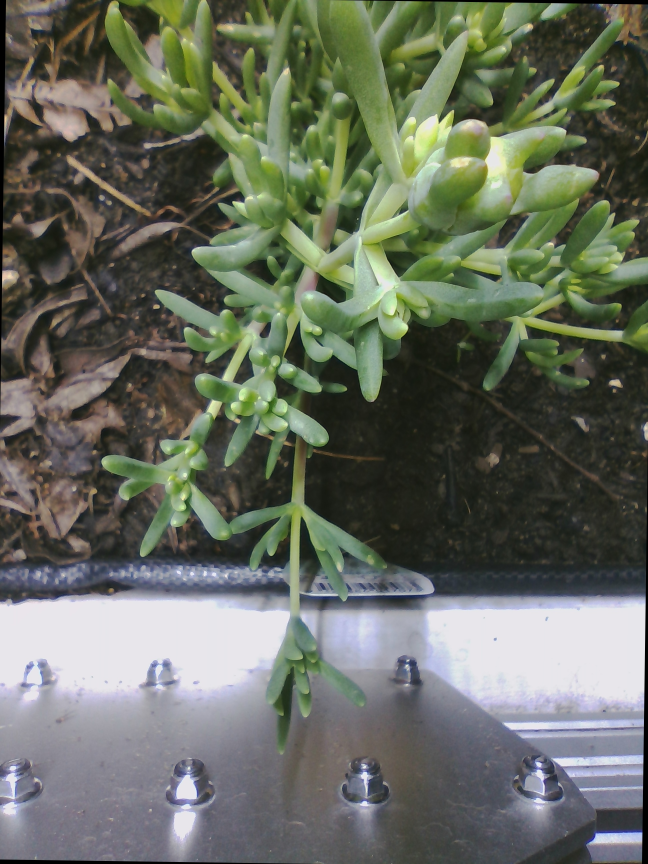
#> input picture source/513126.jpg, 1944 x 2592 px, given as the content of the folder c:/Users/Owner/Desktop/imagetest, which was not available (shown at 1/3 size)
$ python isolatePlants.py --image source/513126.jpg
#> lines starting #> are read from the running program, lines starting #| are printed output that depends on the picture; after the words box and inside, x2 and y2 are one past the last pixel; in counts of white or black regions, pixels touching at a corner belong together; pictures that were not available may be replaced by others from this repository, and a replacement may not be noted
import os
import os.path
from PIL import Image
import numpy as np
import argparse
import cv2
import hashlib
import random

#Del this file soon

def getGreen(img):
    # construct the argument parse and parse the arguments
    ap = argparse.ArgumentParser()
    ap.add_argument("-i", "--image", help = "./source/513108.jpg")
    args = vars(ap.parse_args())
    # load the image
    image = cv2.imread(img)


    # define the list of boundaries
    boundaries = [
        ([0, 102, 0], [221, 255, 204])
    ]

    # loop over the boundaries
    for (lower, upper) in boundaries:
        # create NumPy arrays from the boundaries
        lower = np.array(lower, dtype = "uint8")
        upper = np.array(upper, dtype = "uint8")
        # find the colors within the specified boundaries and apply
        # the mask
        mask = cv2.inRange(image, lower, upper)
        output = cv2.bitwise_and(image, image, mask = mask)

        # Image directory
        directory = r'c://Users/Owner/Desktop/results'
        os.chdir(directory)

        # Filename
        mystring = img + str(random.randint(0,900))
        # Assumes the default UTF-8
        hash_object = hashlib.md5(mystring.encode())
        filename = str(hash_object.hexdigest()) + ".jpg"

        # Saving the image
        cv2.imwrite(filename, output)


f = r'c://Users/Owner/Desktop/imagetest'
for file in os.listdir(f):
    f_img = f+"/"+file
    img = Image.open(f_img)
#> img is the input picture: PIL image 1944x2592 RGB; mean R, G, B 103.3, 108.9, 95.7
    print(f_img)
    getGreen(f_img)
#> the loop in getGreen, `for (lower, upper) in boundaries:` made 1 pass
#> pass 1, in getGreen, `mask = cv2.inRange(image, lower, upper)`:
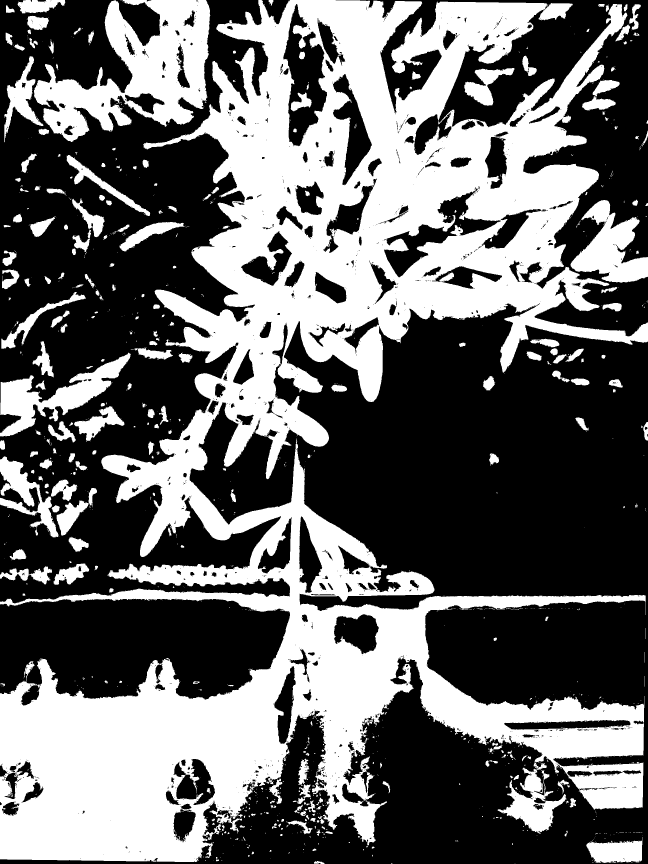
#> mask: shape (2592, 1944) (shown at 1/3 size); 40.9% white; 1359 white regions (1053 under 20 px), largest, box (x1, y1, x2, y2) and area: (0, 0, 1944, 2586) 1729418, (102, 0, 631, 426) 107335, (0, 1058, 393, 1310) 31267
#> pass 1, in getGreen, `output = cv2.bitwise_and(image, image, mask = mask)`:
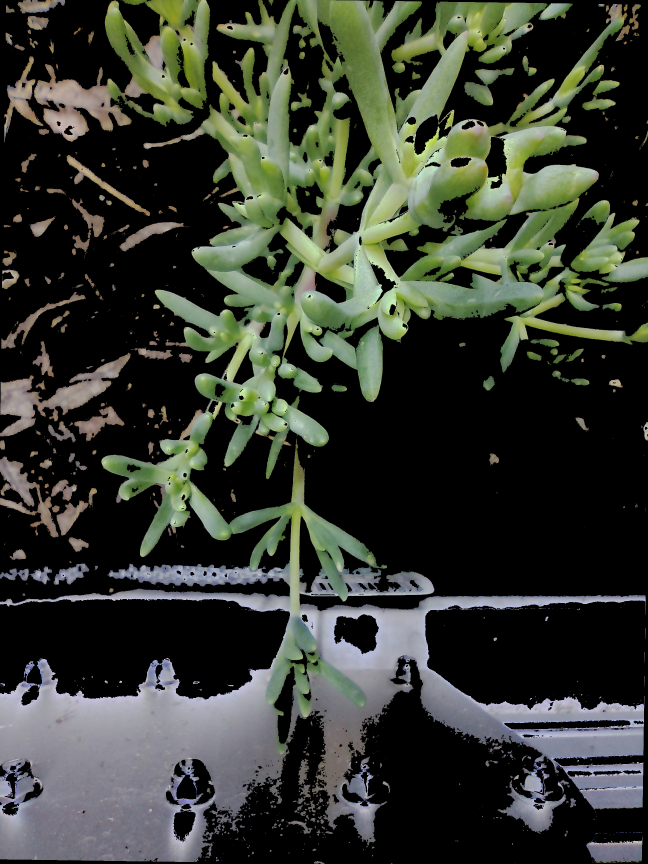
#> output: shape (2592, 1944, 3) (shown at 1/3 size); mean B, G, R 49, 58.6, 54.1

$ run again, on source/513136.jpg
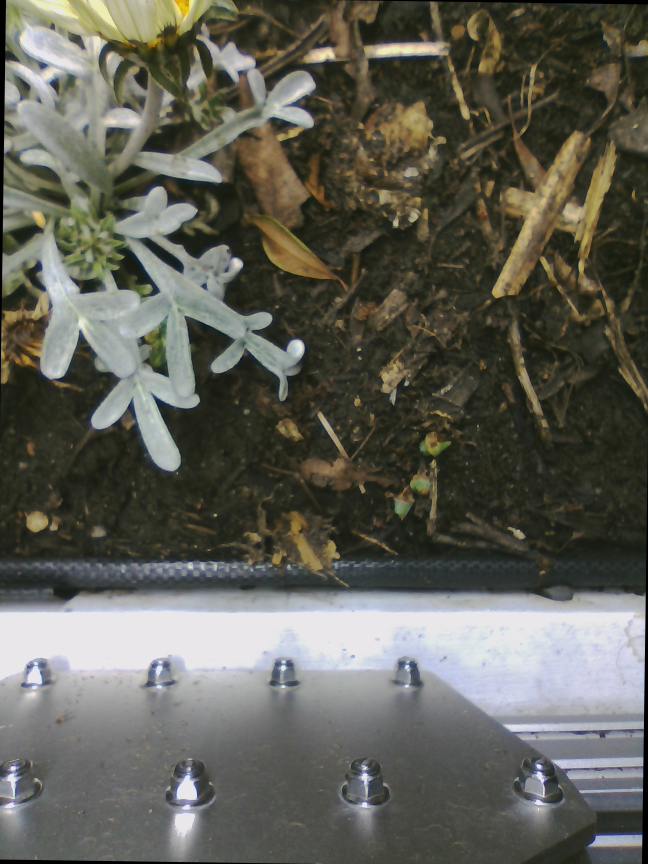
#> input picture source/513136.jpg, 1944 x 2592 px, given as the content of the folder c:/Users/Owner/Desktop/imagetest, which was not available (shown at 1/3 size)
#> img is the input picture: PIL image 1944x2592 RGB; mean R, G, B 95.7, 95.7, 86.3
#> the loop in getGreen, `for (lower, upper) in boundaries:` made 1 pass
#> pass 1, in getGreen, `mask = cv2.inRange(image, lower, upper)`:
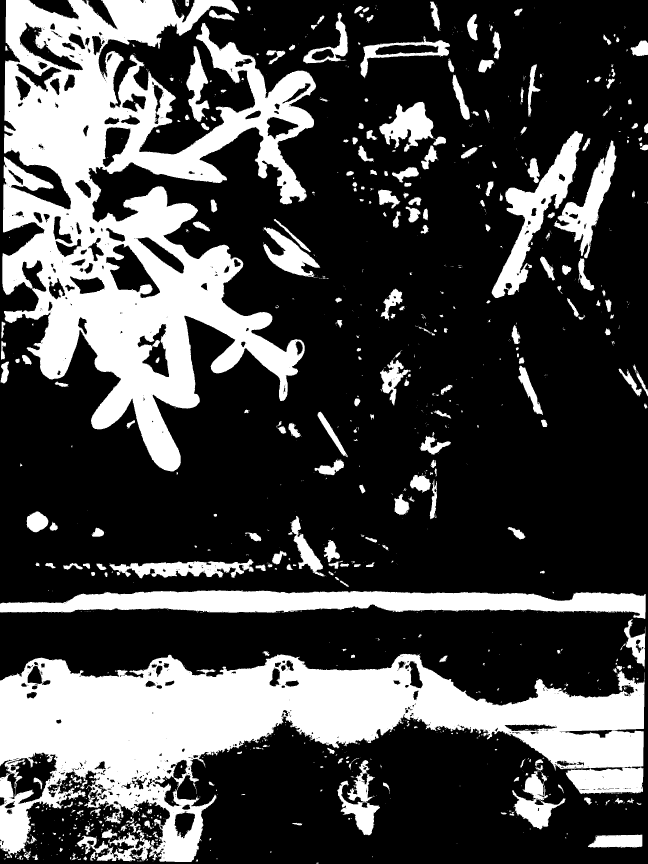
#> mask: shape (2592, 1944) (shown at 1/3 size); 28.4% white; 1378 white regions (996 under 20 px), largest, box (x1, y1, x2, y2) and area: (7, 0, 948, 1415) 577462, (0, 1961, 1934, 2586) 503636, (0, 1771, 1937, 1857) 96849
#> pass 1, in getGreen, `output = cv2.bitwise_and(image, image, mask = mask)`:
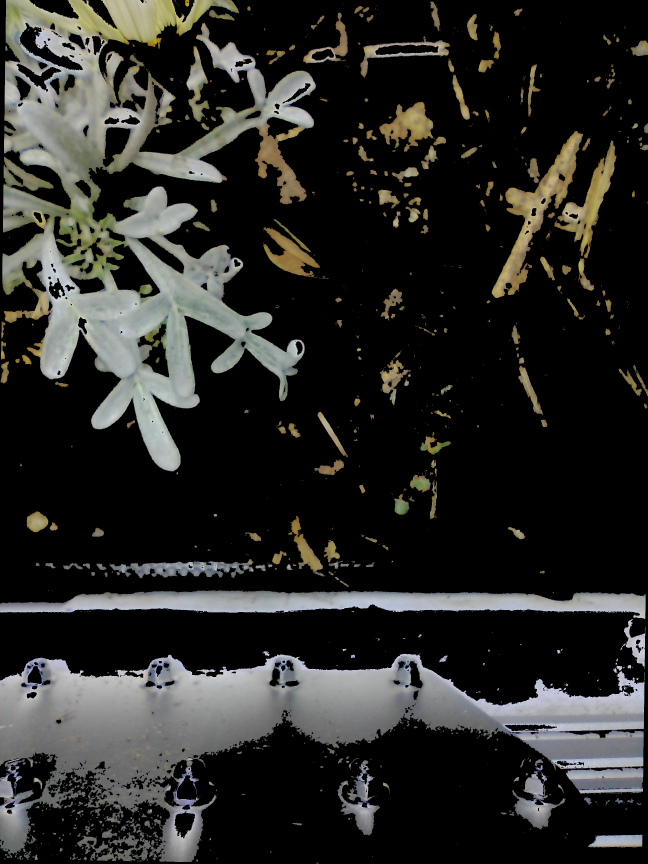
#> output: shape (2592, 1944, 3) (shown at 1/3 size); mean B, G, R 38.7, 41.6, 41.4
